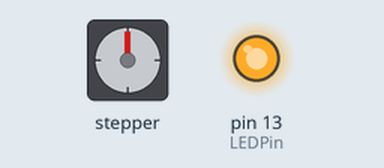
This sketch was run on a simulated Arduino Uno, built with avr-gcc and run on an emulated ATmega328P. On the bench: stepper motor, output pins drawn as LEDs (lit = HIGH). Wiring (inferred from the names in the program): stepper motor driver (200 steps per turn assumed): step pin 7; direction pin 6; enable pin 5. Pins used as bus, display or sensor lines are not drawn.

Above: at 2.1 s.
Timing chart, 0 to 40.0 s (numbered marks = the images above):
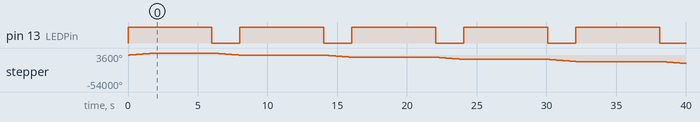

The sketch:

StepperMotorTest.ino
```cpp
/* Example sketch to control a stepper motor with TB6600 stepper motor driver and Arduino without a library: continuous rotation. More info: https://www.makerguides.com */

// Define stepper motor connections:
//#define enablePin 6
//#define stepPin 8
//#define dirPin 10

//#define enablePin 1
//#define stepPin 2
//#define dirPin 4


#define enablePin 5
#define stepPin 7
#define dirPin 6

#define LEDPin 13

void setup() {
  // Declare pins as output:
  pinMode(stepPin, OUTPUT);
  pinMode(dirPin, OUTPUT);
  pinMode(enablePin, OUTPUT);
  pinMode(LEDPin, OUTPUT);

}

void loop() {
  // These four lines result in 1 step:
  digitalWrite(LEDPin, HIGH);

  digitalWrite(dirPin, HIGH);
  for (int i = 0; i < 2000; i++) {
    digitalWrite(stepPin, HIGH);
    delayMicroseconds(500);
    digitalWrite(stepPin, LOW);
    delayMicroseconds(500);
  }
  digitalWrite(enablePin, HIGH);
  delay(4000);
  digitalWrite(enablePin, LOW);

  digitalWrite(LEDPin, LOW);
  digitalWrite(dirPin, LOW);
  for (int i = 0; i < 2000; i++) {
    digitalWrite(stepPin, HIGH);
    delayMicroseconds(500);
    digitalWrite(stepPin, LOW);
    delayMicroseconds(500);
  }
  digitalWrite(enablePin, HIGH);
//  delay(4000);
//  digitalWrite(enablePin, LOW);
//
//
//
//  digitalWrite(dirPin, HIGH);
//  for (int i = 0; i < 2000; i++) {
//    digitalWrite(stepPin, HIGH);
//    delayMicroseconds(300);
//    digitalWrite(stepPin, LOW);
//    delayMicroseconds(300);
//  }
//  digitalWrite(enablePin, HIGH);
//  delay(4000);
//  digitalWrite(enablePin, LOW);
//
//
//  digitalWrite(dirPin, LOW);
//  for (int i = 0; i < 2000; i++) {
//    digitalWrite(stepPin, HIGH);
//    delayMicroseconds(300);
//    digitalWrite(stepPin, LOW);
//    delayMicroseconds(300);
//  }
//  digitalWrite(enablePin, HIGH);
//  delay(4000);
//  digitalWrite(enablePin, LOW);
}
```

Measured:
- by itself, pin 13 (LEDPin): alternates HIGH for 6.0 s and LOW for 2.0 s
- by itself, stepper: turns 3600° clockwise in 2.0 s, then 3600° counter-clockwise in 2.0 s, then 3600° counter-clockwise in 2.0 s, then 3600° counter-clockwise in 2.0 s, and so on
